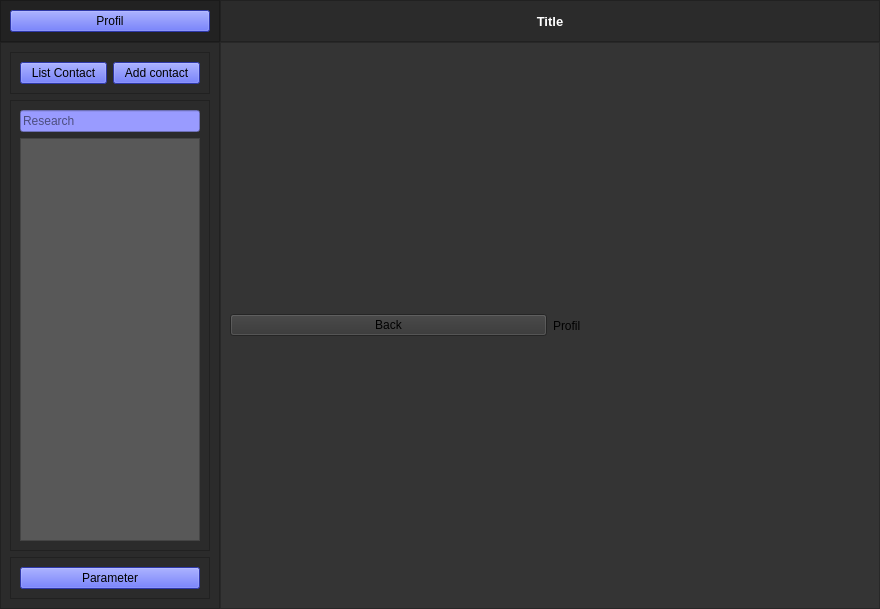
<?xml version="1.0" encoding="UTF-8"?>
<ui version="4.0">
 <class>MainWindow</class>
 <widget class="QMainWindow" name="MainWindow">
  <property name="geometry">
   <rect>
    <x>0</x>
    <y>0</y>
    <width>880</width>
    <height>609</height>
   </rect>
  </property>
  <property name="windowTitle">
   <string>MainWindow</string>
  </property>
  <widget class="QWidget" name="centralwidget">
   <property name="styleSheet">
    <string notr="true">background-color: rgb(52, 52, 52);</string>
   </property>
   <layout class="QVBoxLayout" name="verticalLayout">
    <property name="spacing">
     <number>0</number>
    </property>
    <property name="leftMargin">
     <number>0</number>
    </property>
    <property name="topMargin">
     <number>0</number>
    </property>
    <property name="rightMargin">
     <number>0</number>
    </property>
    <property name="bottomMargin">
     <number>0</number>
    </property>
    <item>
     <widget class="QFrame" name="top_bar">
      <property name="maximumSize">
       <size>
        <width>16777215</width>
        <height>80</height>
       </size>
      </property>
      <property name="styleSheet">
       <string notr="true">background-color: rgb(43, 43, 43);</string>
      </property>
      <property name="frameShape">
       <enum>QFrame::NoFrame</enum>
      </property>
      <property name="frameShadow">
       <enum>QFrame::Raised</enum>
      </property>
      <layout class="QHBoxLayout" name="horizontalLayout">
       <property name="spacing">
        <number>0</number>
       </property>
       <property name="leftMargin">
        <number>0</number>
       </property>
       <property name="topMargin">
        <number>0</number>
       </property>
       <property name="rightMargin">
        <number>0</number>
       </property>
       <property name="bottomMargin">
        <number>0</number>
       </property>
       <item>
        <widget class="QFrame" name="frame_user">
         <property name="maximumSize">
          <size>
           <width>220</width>
           <height>80</height>
          </size>
         </property>
         <property name="styleSheet">
          <string notr="true">background-color: rgb(34, 34, 34);</string>
         </property>
         <property name="frameShape">
          <enum>QFrame::StyledPanel</enum>
         </property>
         <property name="frameShadow">
          <enum>QFrame::Raised</enum>
         </property>
         <layout class="QHBoxLayout" name="horizontalLayout_4">
          <property name="spacing">
           <number>0</number>
          </property>
          <item>
           <widget class="QPushButton" name="pushButton_Profil">
            <property name="styleSheet">
             <string notr="true">background-color: #404EED;</string>
            </property>
            <property name="text">
             <string>Profil</string>
            </property>
           </widget>
          </item>
         </layout>
        </widget>
       </item>
       <item>
        <widget class="QFrame" name="frame_topbar">
         <property name="frameShape">
          <enum>QFrame::StyledPanel</enum>
         </property>
         <property name="frameShadow">
          <enum>QFrame::Raised</enum>
         </property>
         <layout class="QVBoxLayout" name="verticalLayout_5">
          <item>
           <widget class="QLabel" name="label_Title">
            <property name="font">
             <font>
              <family>MS Shell Dlg 2</family>
              <pointsize>10</pointsize>
              <weight>75</weight>
              <bold>true</bold>
             </font>
            </property>
            <property name="styleSheet">
             <string notr="true">color: rgb(255, 255, 255);</string>
            </property>
            <property name="text">
             <string>Title</string>
            </property>
            <property name="alignment">
             <set>Qt::AlignCenter</set>
            </property>
           </widget>
          </item>
         </layout>
        </widget>
       </item>
      </layout>
     </widget>
    </item>
    <item>
     <widget class="QFrame" name="Content">
      <property name="frameShape">
       <enum>QFrame::NoFrame</enum>
      </property>
      <property name="frameShadow">
       <enum>QFrame::Raised</enum>
      </property>
      <layout class="QHBoxLayout" name="horizontalLayout_2">
       <property name="spacing">
        <number>0</number>
       </property>
       <property name="leftMargin">
        <number>0</number>
       </property>
       <property name="topMargin">
        <number>0</number>
       </property>
       <property name="rightMargin">
        <number>0</number>
       </property>
       <property name="bottomMargin">
        <number>0</number>
       </property>
       <item>
        <widget class="QFrame" name="frame_sidebar">
         <property name="maximumSize">
          <size>
           <width>220</width>
           <height>16777215</height>
          </size>
         </property>
         <property name="styleSheet">
          <string notr="true">background-color: rgb(43, 43, 43);</string>
         </property>
         <property name="frameShape">
          <enum>QFrame::StyledPanel</enum>
         </property>
         <property name="frameShadow">
          <enum>QFrame::Raised</enum>
         </property>
         <layout class="QVBoxLayout" name="verticalLayout_2">
          <item>
           <widget class="QFrame" name="frame_sidebar_top">
            <property name="maximumSize">
             <size>
              <width>16777215</width>
              <height>60</height>
             </size>
            </property>
            <property name="frameShape">
             <enum>QFrame::StyledPanel</enum>
            </property>
            <property name="frameShadow">
             <enum>QFrame::Raised</enum>
            </property>
            <layout class="QHBoxLayout" name="horizontalLayout_3">
             <item>
              <widget class="QPushButton" name="pushButton_ListContact">
               <property name="styleSheet">
                <string notr="true">background-color: #404EED;</string>
               </property>
               <property name="text">
                <string>List Contact</string>
               </property>
              </widget>
             </item>
             <item>
              <widget class="QPushButton" name="pushButton_AddContact">
               <property name="styleSheet">
                <string notr="true">background-color: #404EED;</string>
               </property>
               <property name="text">
                <string>Add contact</string>
               </property>
              </widget>
             </item>
            </layout>
           </widget>
          </item>
          <item>
           <widget class="QFrame" name="frame_sidebar_center">
            <property name="frameShape">
             <enum>QFrame::StyledPanel</enum>
            </property>
            <property name="frameShadow">
             <enum>QFrame::Raised</enum>
            </property>
            <layout class="QVBoxLayout" name="verticalLayout_4">
             <property name="spacing">
              <number>0</number>
             </property>
             <property name="leftMargin">
              <number>0</number>
             </property>
             <property name="topMargin">
              <number>0</number>
             </property>
             <property name="rightMargin">
              <number>0</number>
             </property>
             <property name="bottomMargin">
              <number>0</number>
             </property>
             <item>
              <widget class="QStackedWidget" name="stackedWidget">
               <property name="currentIndex">
                <number>0</number>
               </property>
               <widget class="QWidget" name="page_ListContact">
                <layout class="QVBoxLayout" name="verticalLayout_6">
                 <item>
                  <widget class="QLineEdit" name="lineEdit_Research">
                   <property name="styleSheet">
                    <string notr="true">background-color: rgb(153, 155, 255);</string>
                   </property>
                   <property name="placeholderText">
                    <string>Research</string>
                   </property>
                  </widget>
                 </item>
                 <item>
                  <widget class="QListWidget" name="listWidget_contacts">
                   <property name="styleSheet">
                    <string notr="true">background-color: rgb(88, 88, 88);</string>
                   </property>
                  </widget>
                 </item>
                </layout>
               </widget>
               <widget class="QWidget" name="page_AddContact">
                <layout class="QFormLayout" name="formLayout">
                 <item row="1" column="0">
                  <widget class="QLabel" name="label_Username">
                   <property name="styleSheet">
                    <string notr="true">color: rgb(255, 255, 255);</string>
                   </property>
                   <property name="frameShape">
                    <enum>QFrame::NoFrame</enum>
                   </property>
                   <property name="text">
                    <string>Username :</string>
                   </property>
                  </widget>
                 </item>
                 <item row="1" column="1">
                  <widget class="QLineEdit" name="lineEdit_Username"/>
                 </item>
                 <item row="2" column="1">
                  <spacer name="verticalSpacer">
                   <property name="orientation">
                    <enum>Qt::Vertical</enum>
                   </property>
                   <property name="sizeHint" stdset="0">
                    <size>
                     <width>20</width>
                     <height>40</height>
                    </size>
                   </property>
                  </spacer>
                 </item>
                 <item row="3" column="0">
                  <widget class="QLabel" name="label_IPaddress">
                   <property name="styleSheet">
                    <string notr="true">color: rgb(255, 255, 255);</string>
                   </property>
                   <property name="text">
                    <string>IP address : </string>
                   </property>
                  </widget>
                 </item>
                 <item row="3" column="1">
                  <widget class="QLineEdit" name="lineEdit_IPaddress"/>
                 </item>
                 <item row="5" column="0" colspan="2">
                  <widget class="QPushButton" name="pushButton_Add">
                   <property name="styleSheet">
                    <string notr="true">background-color: #404EED;</string>
                   </property>
                   <property name="text">
                    <string>Add</string>
                   </property>
                  </widget>
                 </item>
                 <item row="4" column="1">
                  <spacer name="verticalSpacer_2">
                   <property name="orientation">
                    <enum>Qt::Vertical</enum>
                   </property>
                   <property name="sizeHint" stdset="0">
                    <size>
                     <width>20</width>
                     <height>40</height>
                    </size>
                   </property>
                  </spacer>
                 </item>
                </layout>
               </widget>
              </widget>
             </item>
            </layout>
           </widget>
          </item>
          <item>
           <widget class="QFrame" name="frame_sidebar_bottom">
            <property name="maximumSize">
             <size>
              <width>16777215</width>
              <height>50</height>
             </size>
            </property>
            <property name="frameShape">
             <enum>QFrame::StyledPanel</enum>
            </property>
            <property name="frameShadow">
             <enum>QFrame::Raised</enum>
            </property>
            <layout class="QHBoxLayout" name="horizontalLayout_5">
             <item>
              <widget class="QPushButton" name="pushButton_Parameter">
               <property name="styleSheet">
                <string notr="true">background-color: #404EED;</string>
               </property>
               <property name="text">
                <string>Parameter</string>
               </property>
              </widget>
             </item>
            </layout>
           </widget>
          </item>
         </layout>
        </widget>
       </item>
       <item>
        <widget class="QFrame" name="frame_leftcontent">
         <property name="frameShape">
          <enum>QFrame::StyledPanel</enum>
         </property>
         <property name="frameShadow">
          <enum>QFrame::Raised</enum>
         </property>
         <layout class="QVBoxLayout" name="verticalLayout_3">
          <property name="leftMargin">
           <number>0</number>
          </property>
          <property name="topMargin">
           <number>0</number>
          </property>
          <property name="rightMargin">
           <number>0</number>
          </property>
          <property name="bottomMargin">
           <number>0</number>
          </property>
          <item>
           <widget class="QStackedWidget" name="stackedWidget_2">
            <property name="currentIndex">
             <number>1</number>
            </property>
            <widget class="QWidget" name="page_message">
             <layout class="QVBoxLayout" name="verticalLayout_7">
              <item>
               <widget class="QFrame" name="frame_leftcontent_top">
                <property name="frameShape">
                 <enum>QFrame::StyledPanel</enum>
                </property>
                <property name="frameShadow">
                 <enum>QFrame::Raised</enum>
                </property>
                <layout class="QHBoxLayout" name="horizontalLayout_7">
                 <item>
                  <widget class="QListWidget" name="listWidget_MessageLeft">
                   <property name="styleSheet">
                    <string notr="true">background-color: rgb(88, 88, 88);</string>
                   </property>
                  </widget>
                 </item>
                 <item>
                  <widget class="QListWidget" name="listWidget_MessageRight">
                   <property name="styleSheet">
                    <string notr="true">background-color: rgb(88, 88, 88);</string>
                   </property>
                  </widget>
                 </item>
                </layout>
               </widget>
              </item>
              <item>
               <widget class="QFrame" name="frame_leftcontent_bottom">
                <property name="maximumSize">
                 <size>
                  <width>16777215</width>
                  <height>50</height>
                 </size>
                </property>
                <property name="frameShape">
                 <enum>QFrame::StyledPanel</enum>
                </property>
                <property name="frameShadow">
                 <enum>QFrame::Raised</enum>
                </property>
                <layout class="QHBoxLayout" name="horizontalLayout_8">
                 <property name="spacing">
                  <number>10</number>
                 </property>
                 <property name="leftMargin">
                  <number>0</number>
                 </property>
                 <property name="topMargin">
                  <number>0</number>
                 </property>
                 <property name="rightMargin">
                  <number>0</number>
                 </property>
                 <property name="bottomMargin">
                  <number>0</number>
                 </property>
                 <item>
                  <widget class="QLineEdit" name="lineEdit_Message_2">
                   <property name="styleSheet">
                    <string notr="true">background-color: rgb(153, 155, 255);</string>
                   </property>
                   <property name="placeholderText">
                    <string>Send message</string>
                   </property>
                  </widget>
                 </item>
                 <item>
                  <widget class="QPushButton" name="pushButton_Send_2">
                   <property name="styleSheet">
                    <string notr="true">background-color: #404EED;</string>
                   </property>
                   <property name="text">
                    <string>Send</string>
                   </property>
                  </widget>
                 </item>
                </layout>
               </widget>
              </item>
             </layout>
            </widget>
            <widget class="QWidget" name="page_Profil">
             <layout class="QHBoxLayout" name="horizontalLayout_9">
              <item>
               <widget class="QPushButton" name="pushButton_pagemessage1">
                <property name="text">
                 <string>Back</string>
                </property>
               </widget>
              </item>
              <item>
               <widget class="QLabel" name="label_Profil">
                <property name="frameShape">
                 <enum>QFrame::NoFrame</enum>
                </property>
                <property name="lineWidth">
                 <number>1</number>
                </property>
                <property name="text">
                 <string>Profil</string>
                </property>
               </widget>
              </item>
             </layout>
            </widget>
            <widget class="QWidget" name="page_Parameter">
             <layout class="QHBoxLayout" name="horizontalLayout_10">
              <item>
               <widget class="QPushButton" name="pushButton_pagemessage1_2">
                <property name="text">
                 <string>Back</string>
                </property>
               </widget>
              </item>
              <item>
               <widget class="QLabel" name="label_Parameter">
                <property name="text">
                 <string>Parameter</string>
                </property>
               </widget>
              </item>
             </layout>
            </widget>
           </widget>
          </item>
         </layout>
        </widget>
       </item>
      </layout>
     </widget>
    </item>
   </layout>
  </widget>
 </widget>
 <resources/>
 <connections/>
</ui>
